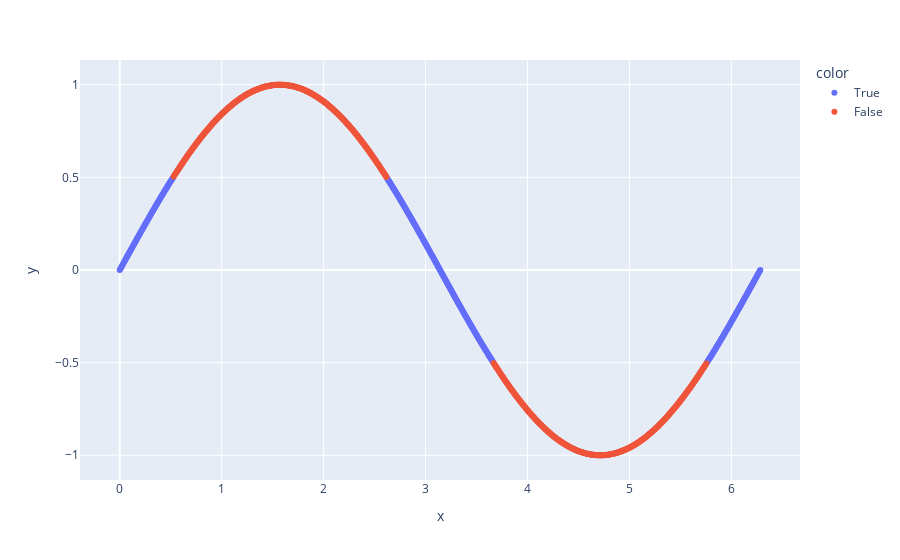

Notebook source saved alongside this figure:
### Code cell
fig = px.scatter(x=sin["x"], y=sin["y"], color=sin["flag"])
fig.show()

### Figure 1 — Plotly figure (JSON) as saved in the notebook; plotly's stock layout.template omitted (floating-point values rounded to 4 significant figures; data arrays with more than 128 entries replaced by an {"elided": "..."} marker saying what was removed)
{"data": [{"hovertemplate": "color=True<br>x=%{x}<br>y=%{y}<extra></extra>", "legendgroup": "True", "marker": {"color": "#636efa", "symbol": "circle"}, "mode": "markers", "name": "True", "orientation": "v", "showlegend": true, "type": "scatter", "x": {"elided": "334 float values"}, "xaxis": "x", "y": {"elided": "334 float values"}, "yaxis": "y"}, {"hovertemplate": "color=False<br>x=%{x}<br>y=%{y}<extra></extra>", "legendgroup": "False", "marker": {"color": "#EF553B", "symbol": "circle"}, "mode": "markers", "name": "False", "orientation": "v", "showlegend": true, "type": "scatter", "x": {"elided": "666 float values"}, "xaxis": "x", "y": {"elided": "666 float values"}, "yaxis": "y"}], "layout": {"legend": {"title": {"text": "color"}, "tracegroupgap": 0}, "margin": {"t": 60}, "xaxis": {"anchor": "y", "domain": [0, 1], "title": {"text": "x"}}, "yaxis": {"anchor": "x", "domain": [0, 1], "title": {"text": "y"}}}}
